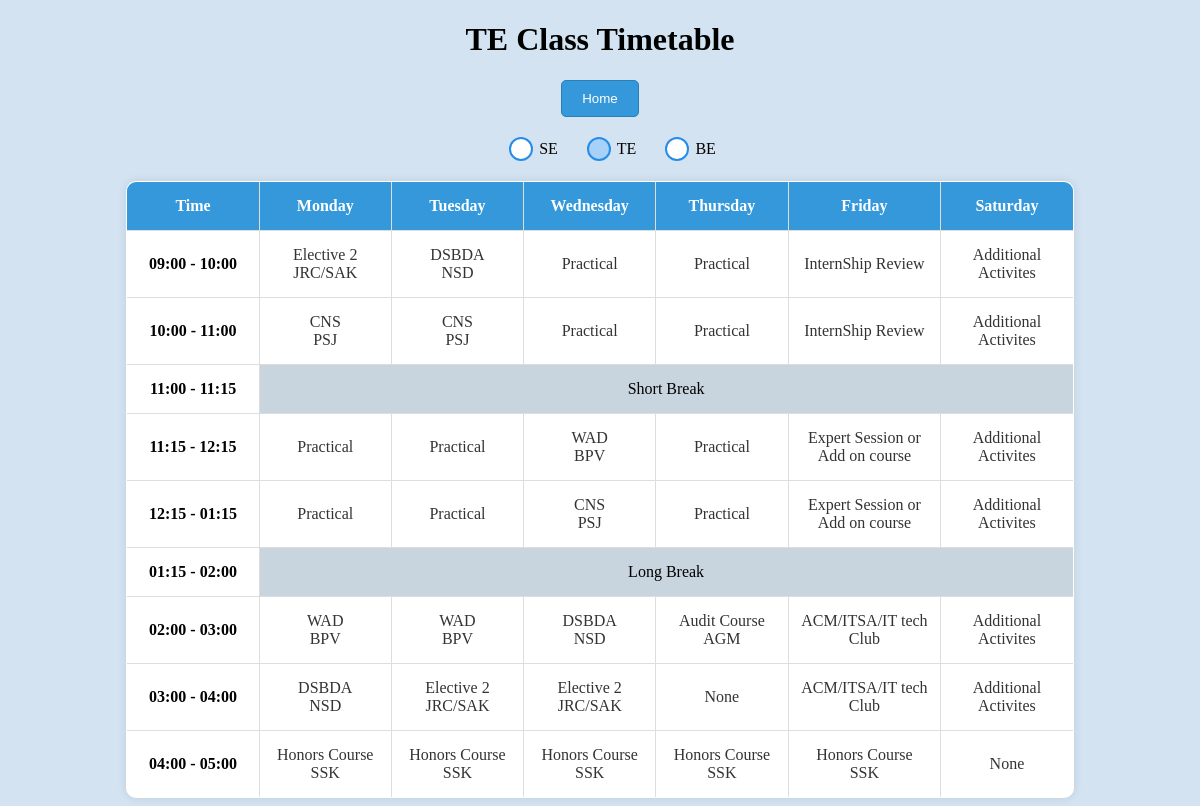
Screenshot of /te_tt with the database file from the repository.
### tables this page shows
CREATE TABLE "TE_TT" (
    id INTEGER PRIMARY KEY,
    day TEXT NOT NULL,
    time_slot TEXT NOT NULL,
    subject TEXT,
    instructor TEXT,
    room TEXT,
    UNIQUE (day, time_slot)
);

### app.py (the view)
@app.route('/te_tt')
def te_tt():
    timetable_data = query_db('SELECT * FROM TE_TT ORDER BY day, time_slot')
    return render_template('te_tt.html',timetable_data = timetable_data)

### app.py (called while the page is built)
def get_db():
    db = getattr(g, '_database', None)
    if db is None:
        db = g._database = sqlite3.connect(app.config['DATABASE'])
        db.row_factory = sqlite3.Row
    return db

def query_db(query, args=(), one=False):
    cur = get_db().execute(query, args)
    result = cur.fetchall()
    cur.close()
    column_names = [column[0] for column in cur.description]
    if not result:
        return None
    if one:
        return dict(zip(column_names, result[0]))
    return [dict(zip(column_names, row)) for row in result]

### templates/te_tt.html (shortened to what this page needs)
<!DOCTYPE html>
<html lang="en">
<head>
</head>
<body>
  <h1>TE Class Timetable</h1>
  <button class="home-button" onclick="redirectToAdminOptions()">Home</button>
  <div class="toggles">
    <label for="seRadio">SE</label>
    <label for="teRadio">TE</label>
    <label for="beRadio">BE</label>
  </div>
  <div class="table-container te-table active">
  <table border="1" class = "timetable-table">
    <tr>
      <th>Time</th>
      <th>Monday</th>
      <th>Tuesday</th>
      <th>Wednesday</th>
      <th>Thursday</th>
      <th>Friday</th>
      <th>Saturday</th>
    </tr>
    {% for time_slot in ['09:00 - 10:00', '10:00 - 11:00', '11:00 - 11:15', '11:15 - 12:15', '12:15 - 01:15', '01:15 - 02:00', '02:00 - 03:00','03:00 - 04:00','04:00 - 05:00'] %}
    <tr>
      <td>{{ time_slot }}</td>
      {% for day in ['Monday', 'Tuesday', 'Wednesday', 'Thursday', 'Friday', 'Saturday'] %}
        {% if time_slot == '11:00 - 11:15' or time_slot == '01:15 - 02:00' %}
          {% if day == 'Monday' %}
            <td colspan="6" style="background-color: rgb(200, 212, 222); text-align: center;">
              {% if time_slot == '11:00 - 11:15' %}
                Short Break
              {% elif time_slot == '01:15 - 02:00' %}
                Long Break
              {% endif %}
            </td>
          {% endif %}
        {% else %}
          <td>
            {% for entry in timetable_data %}
              {% if entry.day == day and entry.time_slot == time_slot %}
                {% if entry.instructor is not none %}
                  <a onclick='confirmNavigation("{{ entry.subject }}", "{{ entry.time_slot }}")'>
                    {{ entry.subject }} <br>
                    {% if entry.instructor != null %}{{ entry.instructor }} <br>{% endif %}
                  </a>
                {% else %}
                  <a onclick='confirmNavigation("{{ entry.subject }}", "{{ entry.time_slot }}")'>
                    {{ entry.subject }} <br>
                  </a>
                {% endif %}
              {% endif %}
            {% endfor %}
          </td>
        {% endif %}
      {% endfor %}
    </tr>
    {% endfor %}
  </table>
  </div>
</body>
</html>

### templates/te_tt.html (style rules this page uses)
h1 { text-align: center; }
body { background-color: #D3E3F1; }
table { border-collapse: collapse; width: 50%; margin: auto; background-color: #fff; }
th, td { text-align: center; padding: 8px 0px 8px 0px; border: 1px solid black; }
td { transition: background-color 0.3s ease-in-out; width: 80px; }
tr>td:nth-child(1) { font-weight: bold; }
a { text-decoration: none; color: inherit; cursor: pointer; display: block; }
.table-container { display: none; transition: opacity 0.5s ease-in-out; }
.table-container.active { display: block; }
input[type="radio"]+label { position: relative; padding-left: 30px; cursor: pointer; display: inline-block; line-height: 24px; font-size: 16px; }
input[type="radio"]+label:before { content: ""; position: absolute; left: 0; top: 50%; transform: translateY(-50%); width: 20px; height: 20px; border: 2px solid rgb(37, 141, 233); background-color: #fff; border-radius: 50%; transition: background-color 0.3s ease-in-out; }
input[type="radio"]:checked+label:before { background-color: rgb(167, 209, 246); }
.toggles { margin: 20px; text-align: center; }
.home-button { display: block; margin: 20px auto; padding: 10px 20px; text-align: center; text-decoration: none; color: #fff; background-color: #3498db; border: 1px solid #2980b9; border-radius: 5px; cursor: pointer; transition: background-color 0.3s ease-in-out; }
table { border-collapse: collapse; width: 80%; margin: auto; background-color: #fff; margin-top: 20px; border-radius: 10px; overflow: hidden; box-shadow: 0 0 10px rgba(0, 0, 0, 0.1); }
th, td { text-align: center; padding: 15px 10px; border: 1px solid #ddd; }
th { background-color: #3498db; color: #fff; }
td { transition: background-color 0.3s ease-in-out; }
td a { color: #333; text-decoration: none; display: block; }

### rows the page displays
TE_TT: subject "Elective 2", instructor "JRC/SAK"
TE_TT: subject "DSBDA", instructor "NSD"
TE_TT: subject "Practical"
TE_TT: subject "Practical"
TE_TT: subject "InternShip Review"
TE_TT: subject "Additional Activites"
TE_TT: subject "CNS", instructor "PSJ"
TE_TT: subject "CNS", instructor "PSJ"
TE_TT: subject "Practical"
TE_TT: subject "Practical"
TE_TT: subject "InternShip Review"
TE_TT: subject "Additional Activites"
TE_TT: subject "Practical"
TE_TT: subject "Practical"
TE_TT: subject "WAD", instructor "BPV"
TE_TT: subject "Practical"
TE_TT: subject "Expert Session or Add on course"
TE_TT: subject "Additional Activites"
TE_TT: subject "Practical"
TE_TT: subject "Practical"
TE_TT: subject "CNS", instructor "PSJ"
TE_TT: subject "Practical"
TE_TT: subject "Expert Session or Add on course"
TE_TT: subject "Additional Activites"
TE_TT: subject "WAD", instructor "BPV"
TE_TT: subject "WAD", instructor "BPV"
TE_TT: subject "DSBDA", instructor "NSD"
TE_TT: subject "Audit Course", instructor "AGM"
TE_TT: subject "ACM/ITSA/IT tech Club"
TE_TT: subject "Additional Activites"
TE_TT: subject "DSBDA", instructor "NSD"
TE_TT: subject "Elective 2", instructor "JRC/SAK"
TE_TT: subject "Elective 2", instructor "JRC/SAK"
TE_TT: subject "None"
TE_TT: subject "ACM/ITSA/IT tech Club"
TE_TT: subject "Additional Activites"
TE_TT: subject "Honors Course", instructor "SSK"
TE_TT: subject "Honors Course", instructor "SSK"
TE_TT: subject "Honors Course", instructor "SSK"
TE_TT: subject "Honors Course", instructor "SSK"
TE_TT: subject "Honors Course", instructor "SSK"
TE_TT: subject "None"

### other values shown
{{ time_slot }} "09:00 - 10:00" "10:00 - 11:00" "11:00 - 11:15" "11:15 - 12:15" "12:15 - 01:15" "01:15 - 02:00" "02:00 - 03:00" "03:00 - 04:00" "04:00 - 05:00"
